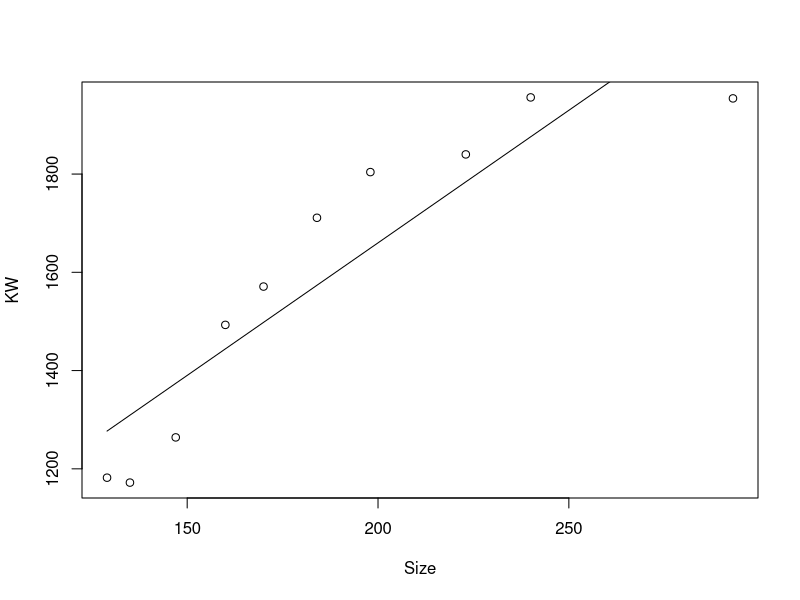
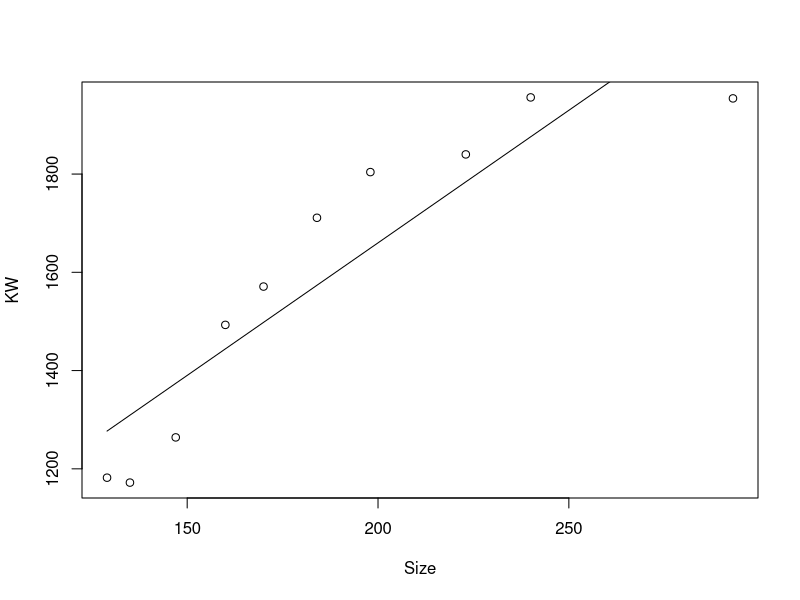
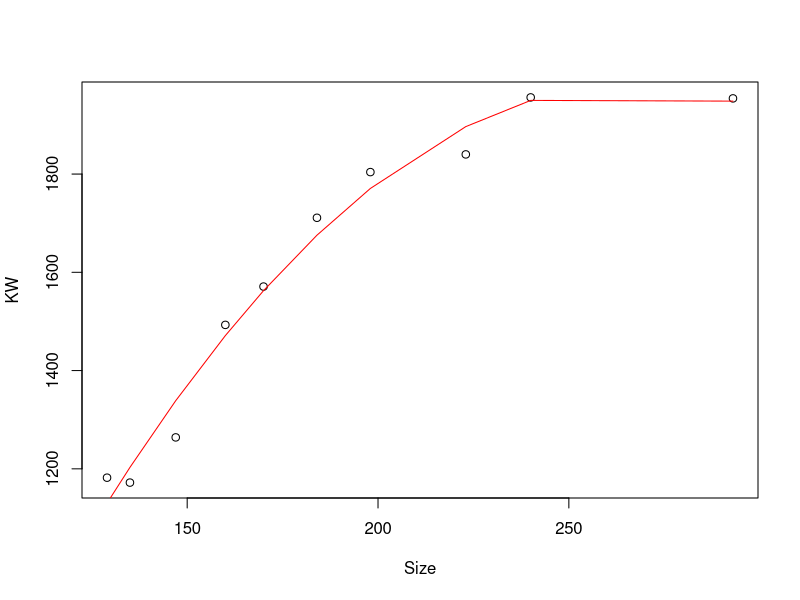
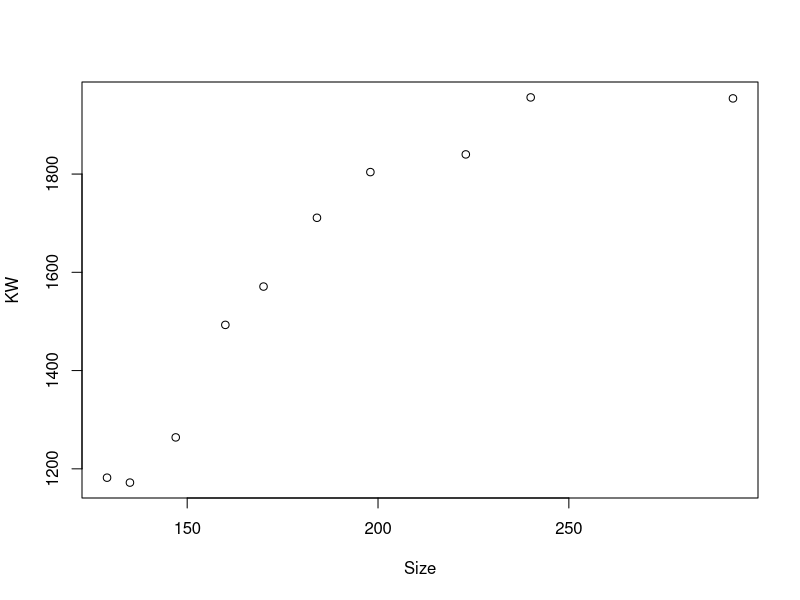
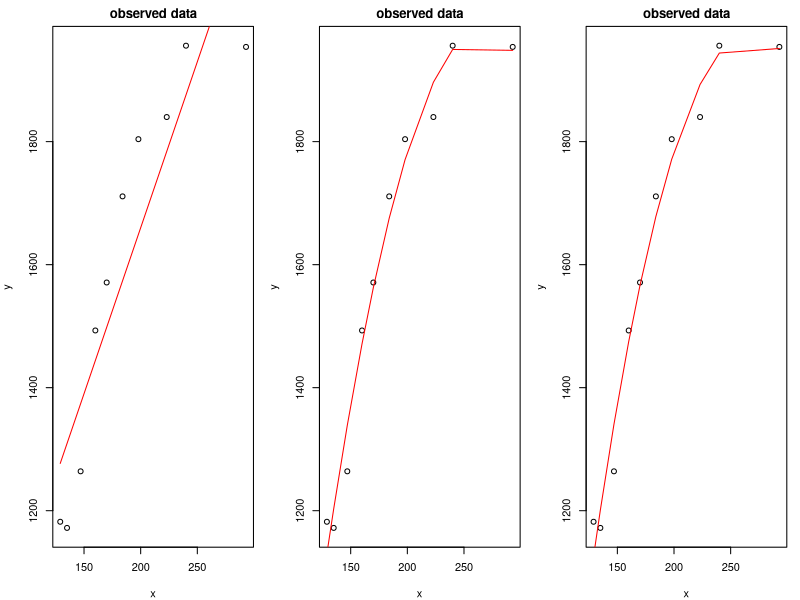

These charts were generated, in order, by the following R code:
# 4.1.Create a scatter plot for petal length and width variables.

t1<- read.csv("Data Set 5.csv")
# plot(t1$Size, t1$KW, xlab="Size", ylab="KW")

# 4.2 Calculate a linear regression model.

plot(t1$Size, t1$KW, xlab="Size", ylab="KW")
mm1<-lm(t1$KW~t1$Size)
lines(t1$Size,mm1$fitted.values,col="black")


plot(t1$Size, t1$KW, xlab="Size", ylab="KW")
mm1<-lm(t1$KW~poly(t1$Size))
lines(t1$Size,mm1$fitted.values,col="black")

#4.3 Calculate polynomial regression models of order 2 and 3

plot(t1$Size, t1$KW, xlab="Size", ylab="KW")
mm1<-lm(t1$KW~poly(t1$Size,2))
lines(t1$Size,mm1$fitted.values,col="red")

plot(t1$Size, t1$KW, xlab="Size", ylab="KW")
mm2<-lm(t1$KW~poly(t1$Size,3))
#lines(t1$Size,mm2$fitted.values,col="black")




#4.4 

t1<- read.csv("Data Set 5.csv")

par(mfrow = c(1,3), mar=c(4, 4, 2,1))

plot(t1$Size, t1$KW, xlab="x", ylab="y", main ="observed data")
mm<-lm(t1$KW~poly(t1$Size))
lines(t1$Size,mm$fitted.values,col="red")

plot(t1$Size, t1$KW, xlab="x", ylab="y", main ="observed data")
mm1<-lm(t1$KW~poly(t1$Size,2))
lines(t1$Size,mm1$fitted.values,col="red")

plot(t1$Size, t1$KW, xlab="x", ylab="y", main ="observed data")
mm2<-lm(t1$KW~poly(t1$Size,3))
lines(t1$Size,mm2$fitted.values,col="red")

# 4.5 Compare the accuracy of the three models

error_l = mm$fitted.value-t1$KW
MSE_l = mean(error_l^2)
# [1] 14320.65

error_2 = mm1$fitted.value-t1$KW
MSE_2 = mean(error_2^2)
# [1] 2618886

error_3 = mm2$fitted.value-t1$KW
MSE_3 = mean(error_3^2)
# [1] 2618234


